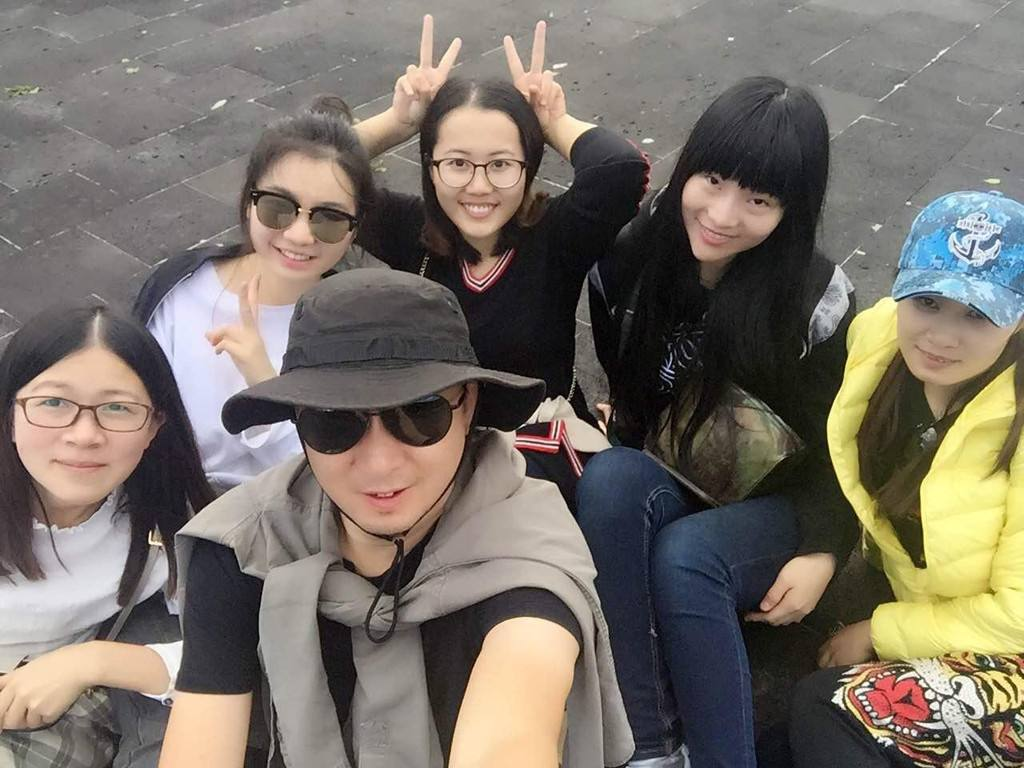
#> input picture img/0.jpg, 1024 x 768 px, found by its file name; its folder holds only this picture in this run
$ python face_img.py
#> lines starting #> are read from the running program, lines starting #| are printed output that depends on the picture; after the words box and inside, x2 and y2 are one past the last pixel; in counts of white or black regions, pixels touching at a corner belong together
#!/usr/bin/env python3
# -*- coding: utf-8 -*-
import cv2
import copy
import camera_setting
import numpy as np
import sys


if __name__ == '__main__':

    imgpath="E:/leju_src/pythonopencv/img/{0}.jpg"
    immnum = 0
    imglen = 5   #照片数

    # 获取训练好的人脸的参数数据，这里直接从GitHub上使用默认值
    face_alt = cv2.CascadeClassifier("E:/leju_src/pythonopencv/xml/haarcascade_frontalface_alt.xml") #效果最好
    face_alt2 = cv2.CascadeClassifier("E:/leju_src/pythonopencv/xml/haarcascade_frontalface_alt2.xml")
    face_default = cv2.CascadeClassifier("E:/leju_src/pythonopencv/xml/haarcascade_frontalface_default.xml")
    face_cascade = face_alt

    windowsname = "face"
    cv2.namedWindow(windowsname,0)
    cv2.resizeWindow(windowsname, 1920, 300)
    cv2.moveWindow(windowsname, 0, 1080-380)
    windowsshow = np.zeros([300, 1920,3], np.uint8)
    windows_num = 0
    windows_x = 0
    windows_y = 0
    for immnum in range(imglen):
        # 探测图片中的人脸
        img = cv2.imread(imgpath.format(immnum))
#> img is the input picture: shape (768, 1024, 3); mean B, G, R 103.7, 112.4, 120.1
        gray = cv2.cvtColor(img,cv2.COLOR_BGR2GRAY)
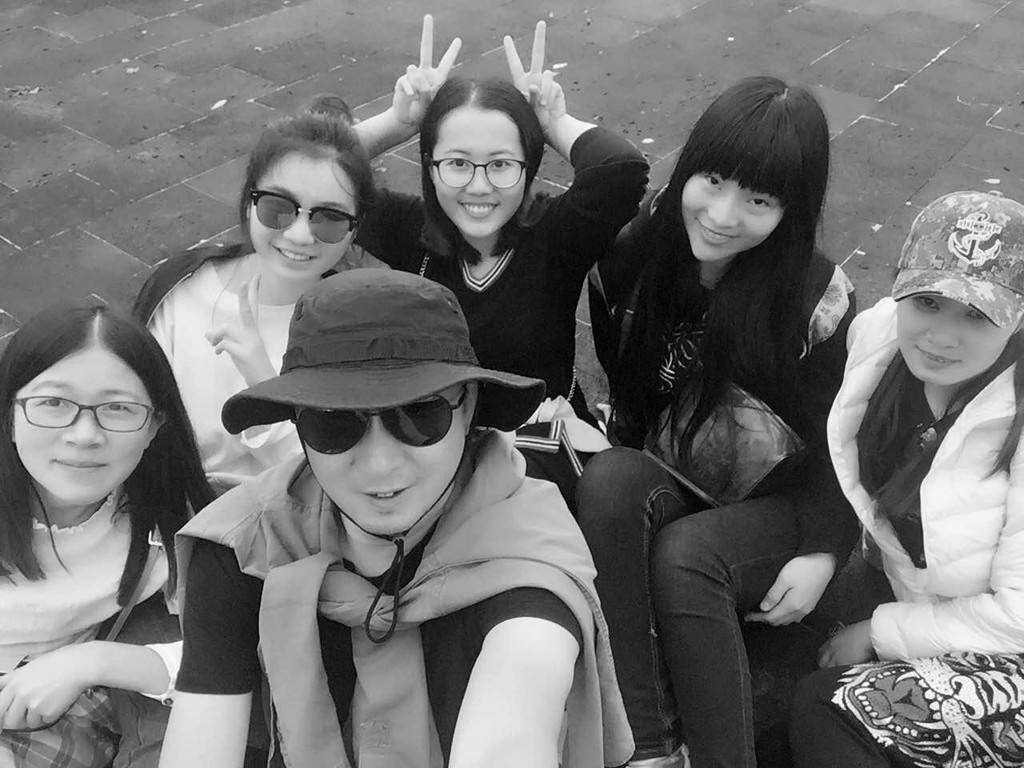
#> gray: shape (768, 1024); min 0, max 255, mean 113.7
        faces = face_cascade.detectMultiScale(gray ,1.2,3)  # (32, 32)
#> faces = [[421, 118, 115, 115], [12, 350, 147, 147]]
        print ("Found {0} faces!".format(len(faces)))
#| Found 2 faces!

        for (x,y,w,h) in faces:
            face = "face num {0}".format(windows_num)
            windowsface = img[y-30:y+h+10, x-10:x+w+10]
            smallface = cv2.resize(windowsface,(120,120))
            cv2.imshow("faceonly{0}".format(windows_num),smallface)

            imgInfo = smallface.shape
            height= imgInfo[0]
            width = imgInfo[1]
            deep = imgInfo[2]
            windows_x = 20+140*int(windows_num/14)
            windows_y = 20+120*(windows_num%14)+int(windows_num%14)*10
            if windows_num >= 28:
                windows_num = 0
                windows_x = 20+120*int(windows_num/14)
                windows_y = 20+120*(windows_num%14)+int(windows_num%14)*10

            elif (windows_y/1790) >1:
                windows_y = windows_y - 1840
                windows_len =1

            for i in range(height):
                for j in range(width):
                    windowsshow[(windows_x+i),(windows_y+j)]=smallface[i,j]
            cv2.imshow(windowsname,windowsshow)
            windows_num += 1
            cv2.waitKey(0)
#> this loop made 2 passes
#> (x, y, w, h, face, height, width, deep) on passes 1 to 2: (421, 118, 115, 115, 'face num 0', 120, 120, 3), (12, 350, 147, 147, 'face num 1', 120, 120, 3)
#> pass 1, `windowsface = img[y-30:y+h+10, x-10:x+w+10]`:
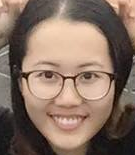
#> windowsface: shape (155, 135, 3); mean B, G, R 97.6, 111.2, 133.6
#> pass 1, `smallface = cv2.resize(windowsface,(120,120))`:
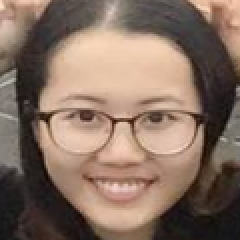
#> smallface: shape (120, 120, 3) (shown 2 times larger); mean B, G, R 97.5, 111.2, 133.5
#> pass 1, `cv2.imshow(windowsname,windowsshow)`:
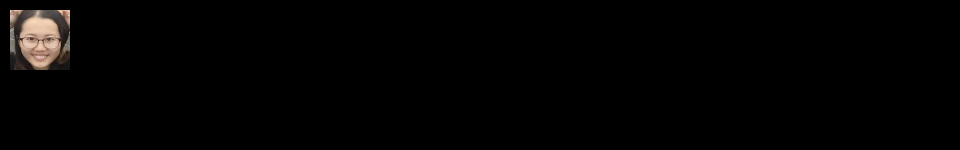
#> window 'face': shape (300, 1920, 3) (shown at 1/2 size); mean B, G, R 2.4, 2.8, 3.3
#> pass 2, `windowsface = img[y-30:y+h+10, x-10:x+w+10]`:
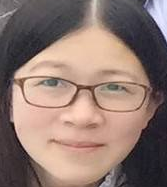
#> windowsface: shape (187, 167, 3); mean B, G, R 112.5, 120.4, 143
#> after the loop:
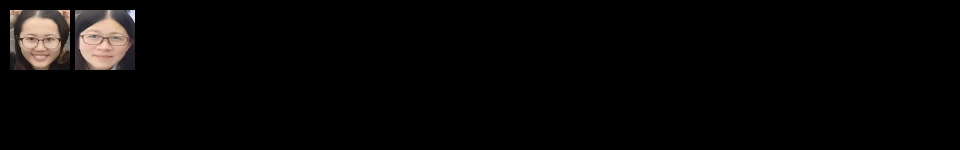
#> windowsshow: shape (300, 1920, 3) (shown at 1/2 size); mean B, G, R 5.2, 5.8, 6.9
#> after the loop, windows_num = 2
        for (x,y,w,h) in faces:
            cv2.rectangle(img,(x,y),(x+w,y+h),(255,0,0),2)
#> this loop made 2 passes
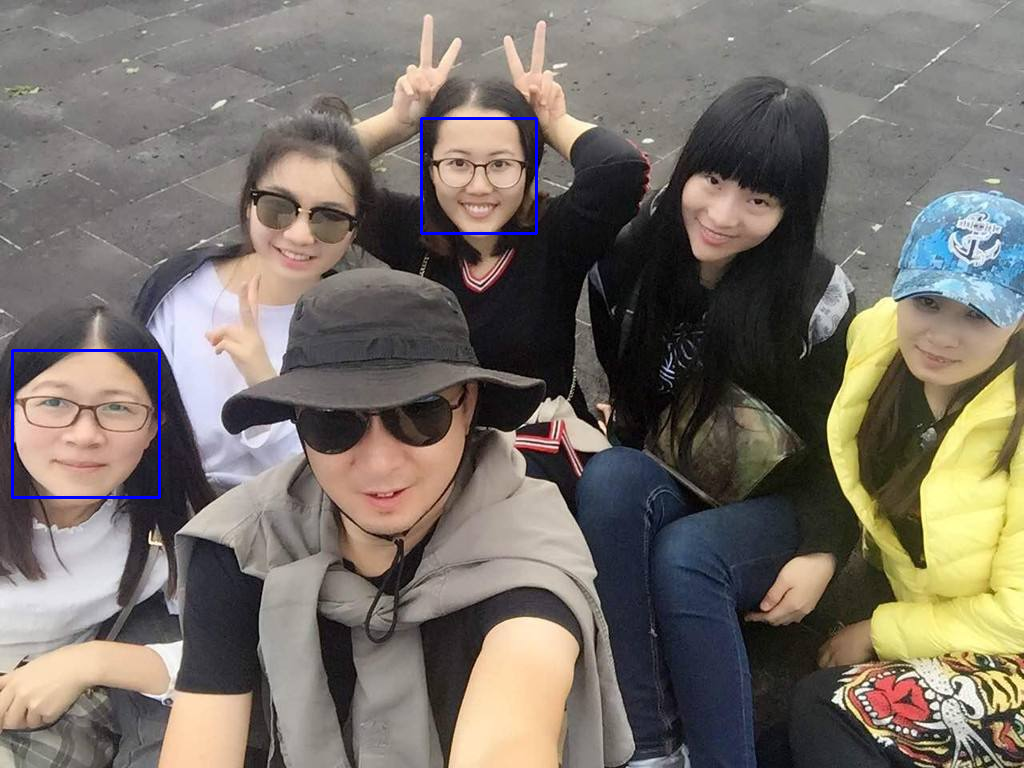
#> img: shape (768, 1024, 3); 0.4% of pixels changed, all inside (x1, y1, x2, y2) = (11, 117, 538, 499)
#> (the run stopped early here; a loop or call above may not have finished)
